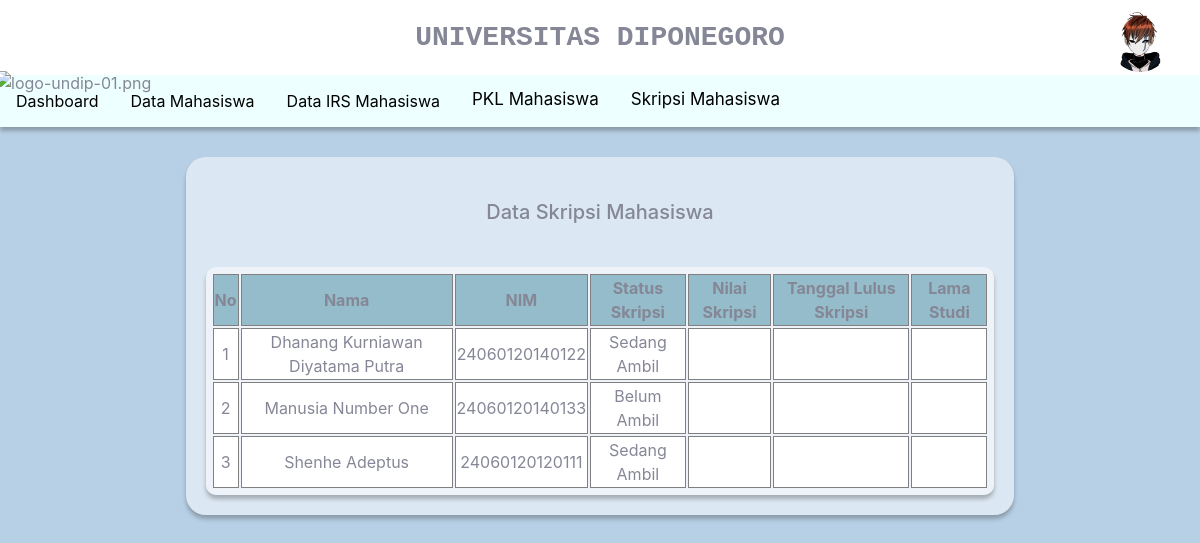
/dosen/data_skripsi.php?username=faishal (signed in), run on the app's committed database.
### tables this page shows
CREATE TABLE `mahasiswa` (
  `mahasiswa_id` int(10) NOT NULL,
  `nim` varchar(20) NOT NULL,
  `kode_wali` varchar(50) NOT NULL,
  `nama` varchar(50) NOT NULL,
  `alamat` varchar(50) NOT NULL,
  `kota` varchar(50) NOT NULL,
  `provinsi` varchar(50) NOT NULL,
  `angkatan` varchar(50) NOT NULL,
  `email` varchar(50) NOT NULL,
  `no_tlp` varchar(20) NOT NULL,
  `status` varchar(30) NOT NULL,
  `prodi` varchar(50) NOT NULL,
  `fakultas` varchar(50) NOT NULL,
  `username` varchar(50) NOT NULL,
  `irs_id` int(11) DEFAULT NULL,
  `khs_id` int(11) DEFAULT NULL,
  `skripsi_id` int(11) DEFAULT NULL,
  `pkl_id` int(11) DEFAULT NULL
);

CREATE TABLE `skripsi` (
  `skripsi_id` int(11) NOT NULL,
  `status_skripsi` varchar(50) NOT NULL,
  `tgl_lulus` date DEFAULT NULL,
  `lama_studi` int(20) DEFAULT NULL,
  `nilai_skripsi` int(11) DEFAULT NULL,
  `nim` varchar(50) NOT NULL
);

### dosen/data_skripsi.php (the view, shortened to what this page needs)
<!DOCTYPE html>
<html lang="en">
<head>
    <link rel="stylesheet" href="../aset/css/style.css">
    <?php
    require_once('../db_login.php');
    $username = $_GET['username'];
    ?>
</head>
<body>
    <div class="top">
        <div class="logo_undip">
            <img src="../aset/img/PPL/logo-undip-01.png" alt="logo-undip-01.png">
        </div>
        <div class="ddaction">
            <div class="ddprofile" onclick="menuToggle();">
                <img src="../aset/img/PPL/note.jpg" style="width:60px;height:auto; border-radius:50%;">
            </div>
        </div>
        <div class="text">UNIVERSITAS DIPONEGORO</div>
    </div>
    <div class="bar">
        <div class="navbar">
            <a href="dashboard_dosen.php?username=<?=$username?>">Dashboard</a>
            <a href="data_mhs.php?username=<?=$username?>">Data Mahasiswa</a>
            <a href="verif_irs.php?username=<?=$username?>">Data IRS Mahasiswa</a>
            <div class="dropdown">
                <button class="dropbtn">PKL Mahasiswa</button>
            </div>
            <div class="dropdown">
                <button class="dropbtn">Skripsi Mahasiswa</button>
            </div>
        </div>
    </div>
    <div class="isi">
        <div class="bgdosen isi-bgmhs">
            <div class="judul-isi-data judul-data-skripsi">
                Data Skripsi Mahasiswa
            </div>
            <div class="isi-data-mhs">
                <table>
                    <tr>
                        <th>No</th>
                        <th>Nama</th>
                        <th>NIM</th>
                        <th>Status Skripsi</th>
                        <th>Nilai Skripsi</th>
                        <th>Tanggal Lulus Skripsi</th>
                        <th>Lama Studi</th>
                    </tr>
                    <?php
                        $query = "SELECT user.username, dosen.*, mahasiswa.*, skripsi.* FROM user JOIN dosen ON user.username = dosen.username JOIN mahasiswa ON mahasiswa.kode_wali = dosen.kode_wali JOIN skripsi ON skripsi.skripsi_id = mahasiswa.skripsi_id WHERE user.username = '$username'";
                        $sql_ppl= mysqli_query($db, $query) or die (mysqli_error($db));
                        $i=1;
                        while ($data = mysqli_fetch_array($sql_ppl)) :
                        ?>
                        <tr>
                            <td><?= $i ?></td>
                            <td><?=$data['nama']?></td>
                            <td><?=$data['nim']?></td>
                            <td><?=$data['status_skripsi']?></td>
                            <td><?=$data['nilai_skripsi']?></td>
                            <td><?=$data['tgl_lulus']?></td>
                            <td><?=$data['lama_studi']?></td>
                        </tr>
                    <?php
                    $i++;
                    endwhile;
                    ?>
                </table>
            </div>
        </div>
    </div>
</body>
</html>

### aset/css/style.css (style rules this page uses)
:root { --blue: #4e73df; --indigo: #6610f2; --purple: #6f42c1; --pink: #e83e8c; --red: #e74a3b; --orange: #fd7e14; --yellow: #f6c23e; --green: #1cc88a; --teal: #20c9a6; --cyan: #36b9cc; --white: #fff; --gray: #858796; --gray-dark: #5a5c69; --primary: #4e73df; --secondary: #858796; --success: #1cc88a; --info: #36b9cc; --warning: #f6c23e; --danger: #e74a3b; --light: #f8f9fc; --dark: #5a5c69; --breakpoint-xs: 0; --breakpoint-sm: 576px; --breakpoint-md: 768px; --breakpoint-lg: 992px; --breakpoint-xl: 1200px; --font-family-sans-serif: "Nunito", -apple-system, BlinkMacSystemFont, "Segoe UI", Roboto, "Helvetica Neue", Arial, sans-serif, "Apple Color Emoji", "Segoe UI Emoji", "Segoe UI Symbol", "Noto Color Emoji"; --font-family-monospace: SFMono-Regular, Menlo, Monaco, Consolas, "Liberation Mono", "Courier New", monospace; }
*, *::before, *::after { box-sizing: border-box; }
body { background-color: #B8D0E5; font-family: "Nunito", -apple-system, BlinkMacSystemFont, "Segoe UI", Roboto, "Helvetica Neue", Arial, sans-serif, "Apple Color Emoji", "Segoe UI Emoji", "Segoe UI Symbol", "Noto Color Emoji"; font-size: 1rem; font-weight: 400; line-height: 1.5; color: #858796; text-align: left; }
.top { position: relative; align-items:flex-end; display: flex; height: 75px; margin-top: -8px; margin-left: -8px; margin-right: -8px; background-color: #fff; }
.logo_undip { margin-left:-5px; margin-right:auto; position: relative; top: 20px; }
.logo_undip img { height: 110px; width: auto; }
.text { position: absolute; width: auto; height: auto; right: 0px; left: 0px; top: 0px; text-align: center; font-weight: 700; font-size: 28px; font-family: 'Courier New', Courier, monospace; line-height: 75px; }
.bar { margin-top: 0px; margin-left: -8px; margin-right: -8px; width: auto; right:0px; left:0px; }
.navbar { overflow: hidden; background-color:#EDFFFF ; box-shadow: 0px 4px 4px rgba(0, 0, 0, 0.25); display: inherit; }
.navbar a { float: left; font-size: 16px; color: black; text-align: center; padding: 14px 16px; text-decoration: none; }
.dropdown { float: left; overflow: hidden; }
.dropdown .dropbtn { font-size: 17px; border: none; outline: none; padding: 14px 16px; background-color: inherit; font-family: inherit; margin: 0; }
.ddaction { position:absolute; top: 12px; right:30px; z-index: 1000; }
.ddaction .ddprofile { position:relative; width:60px; height:60px; cursor: pointer; }
.ddaction .ddprofile img { position:absolute; top: 0; left: 0; width:100%; height:100%; object-fit: cover; }
.bgdosen { background: rgba(255, 255, 255, 0.5); box-shadow: 0px 4px 4px rgba(0, 0, 0, 0.25); border-radius: 20px; }
.isi-bgmhs { width:70%; height:fit-content; margin:30px auto; padding:20px; }
.judul-isi-data { font-size: 20px; font-weight: 500; text-align: center; margin: 20px auto 10px auto; }
.isi-data-mhs { width:100%; margin:0 auto; margin-top:40px; }
.isi-data-mhs table { width:100%; text-align: center; padding:5px; background: rgba(255, 255, 255, 0.5); box-shadow: 0px 4px 4px rgba(0, 0, 0, 0.25); border-radius: 10px; }
.isi-data-mhs table tr th { background: rgb(148, 188, 202); border: 0.5px solid grey; }
.isi-data-mhs table tr td { background: rgb(255 255 255); border: 0.5px solid grey; }

### data on the page
mahasiswa: nama "Dhanang Kurniawan Diyatama Putra", skripsi.nim "24060120140122", skripsi.status_skripsi "Sedang Ambil"
mahasiswa: nama "Manusia Number One", skripsi.nim "24060120140133", skripsi.status_skripsi "Belum Ambil"
mahasiswa: nama "Shenhe Adeptus", skripsi.nim "24060120120111", skripsi.status_skripsi "Sedang Ambil"
